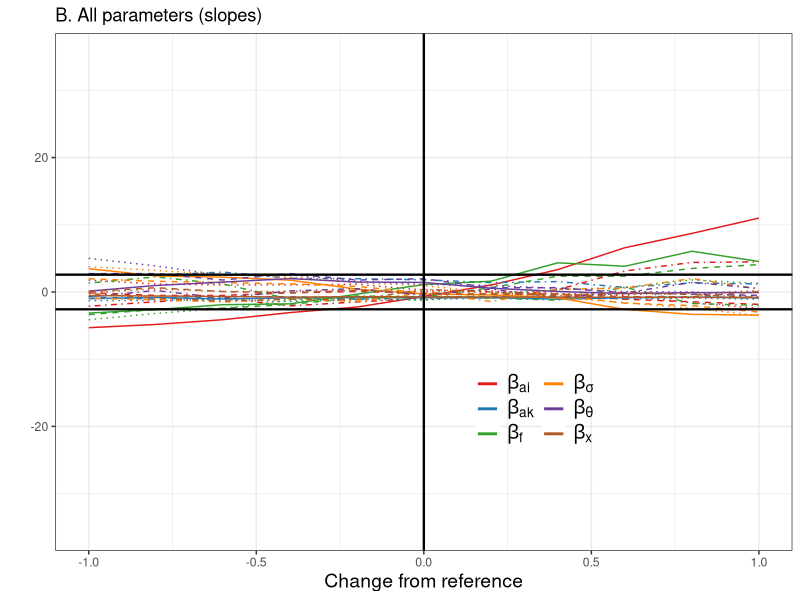

Recreate this plot in R.
library(readxl)
library(tidyverse)
library(patchwork)

# ── 1. Load data ──────────────────────────────────────────────────────────────
alldata <- read_excel("parameter_sensitivity.xlsx")

# ── 2. Define column groups and row slices ────────────────────────────────────
alpha_cols <- c("beta_f","beta_sigma", "beta_theta",
                "beta_ai","beta_ak", "beta_x")
row_slices <- list(1:11, 12:22, 23:33, 34:44)

# Build parameter list: alpha sets only
parameter_list <- lapply(row_slices, \(r) alldata[r, c("Normalized_x", alpha_cols)])

# ── 3. Normalize: subtract row-6 mean, divide by per-column SD ───────────────
normalize_alpha <- function(df) {
  mu <- mean(unlist(df[6, alpha_cols]), na.rm = TRUE)
  sigma <- sd(unlist(df[6, alpha_cols]), na.rm = TRUE)
  df[alpha_cols] <- lapply(df[alpha_cols], \(x) (x- mu)/ sigma)
  df
}

parameter_list <- lapply(parameter_list, normalize_alpha)

# ── 4. Reshape to long format ─────────────────────────────────────────────────
group_labels <- c("Species Richness", "Biomass", "Mean Trophic Level", "Stability")

combined_alpha <- map2_dfr(parameter_list, group_labels, \(df, g) {
  df |>
    pivot_longer(-Normalized_x, names_to = "Variable", values_to = "Value") |>
    mutate(
      group = factor(g, levels = group_labels),
      Value = if (g == "Stability") -Value else Value
    )
})

# ── 5. Colors, linetypes, shared theme ───────────────────────────────────────
alpha_colors <- c(
  "beta_ai" = "#E31A1C",
  "beta_ak" = "#1F78B4",
  "beta_f"  = "#33A02C",
  "beta_sigma"  = "#FF7F00",  # orange
  "beta_theta"  = "#6A3D9A",  # purple
  "beta_x"  = "#B15928"   # brown
)

linetype_scale <- scale_linetype_manual(
  values = c(
    "Species Richness"   = "dashed",
    "Biomass"            = "solid",
    "Mean Trophic Level" = "dotted",
    "Stability"          = "dotdash"
  )
)

base_theme <- list(
  geom_line(linewidth = 0.5),
  geom_hline(yintercept = c(-2.576, 2.576), linewidth = 0.8),
  geom_vline(xintercept = 0,              linewidth = 0.8),
  coord_cartesian(ylim = c(-35, 35)),
  linetype_scale,
  theme_bw(),
  theme(
    legend.background = element_rect(fill = NA, color = NA),
    legend.box        = "vertical",
    legend.text       = element_text(size = 14),
    legend.title      = element_text(size = 14),
    axis.title        = element_text(size = 14)
  )
)

# ── 6. Plot ───────────────────────────────────────────────────────────────────
plot_alpha <- ggplot(combined_alpha, aes(Normalized_x, Value, color = Variable, linetype = group)) +
  base_theme +
  scale_color_manual(
    values = alpha_colors,
    labels = c("beta_f" = expression(beta[f]), "beta_ai" = expression(beta[ai]), 
               "beta_ak" = expression(beta[ak]),
               "beta_sigma" = expression(beta[sigma]), "beta_theta" = expression(beta[theta]), 
               "beta_x" = expression(beta[x])
    )
  ) +
  labs(
    x       = "Change from reference",
    y       = "",
    title   = "B. All parameters (slopes)",
    color   = "",
    linetype = "Community metrics"
  ) +
  guides(
    color    = guide_legend(order = 1, ncol=2, override.aes = list(linewidth = 1)),
    linetype = "none"
  ) +
  theme(legend.position = c(0.65, 0.3))

plot_alpha
saveRDS(plot_alpha, "plot_betaslopes.rds")
